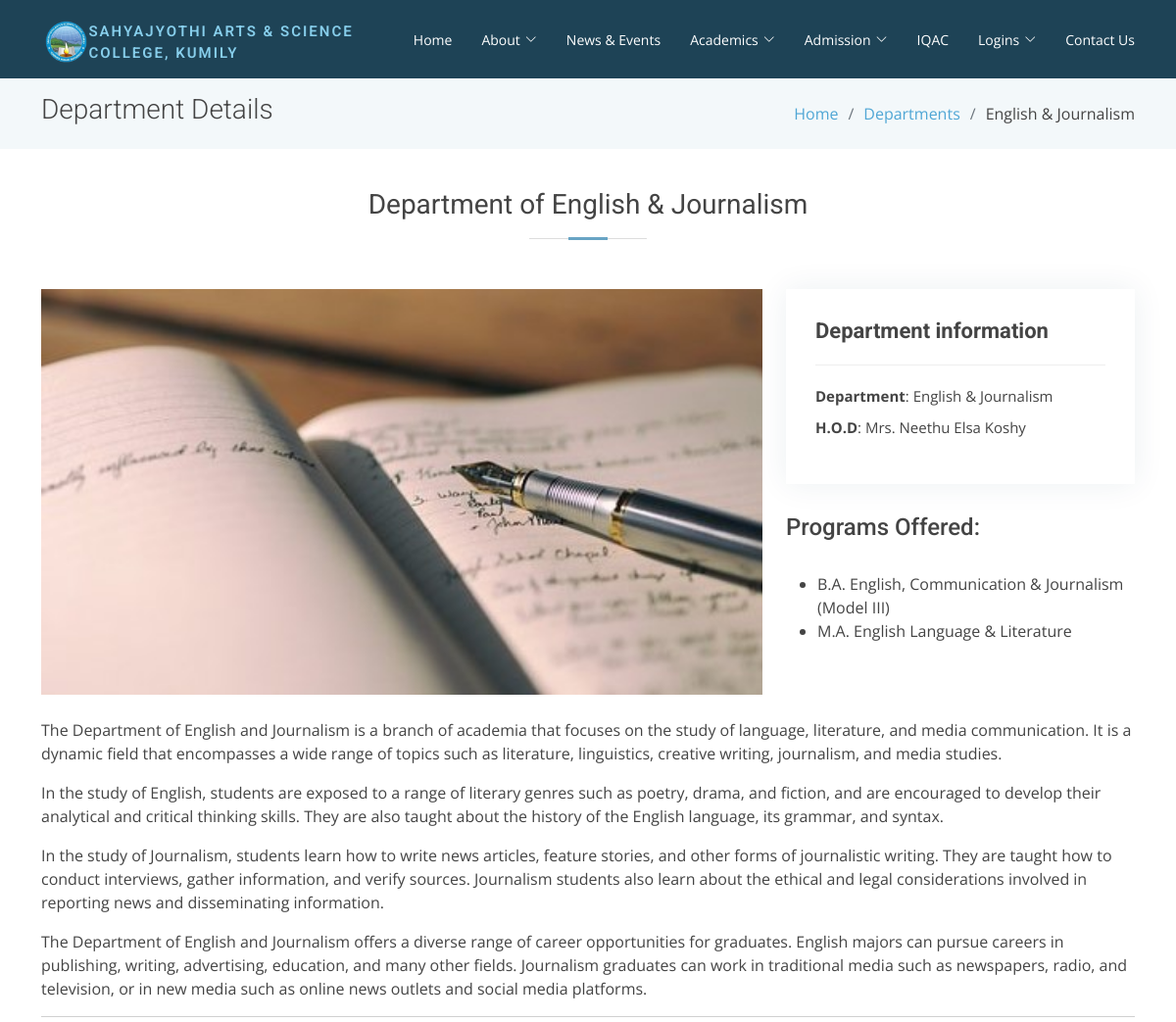
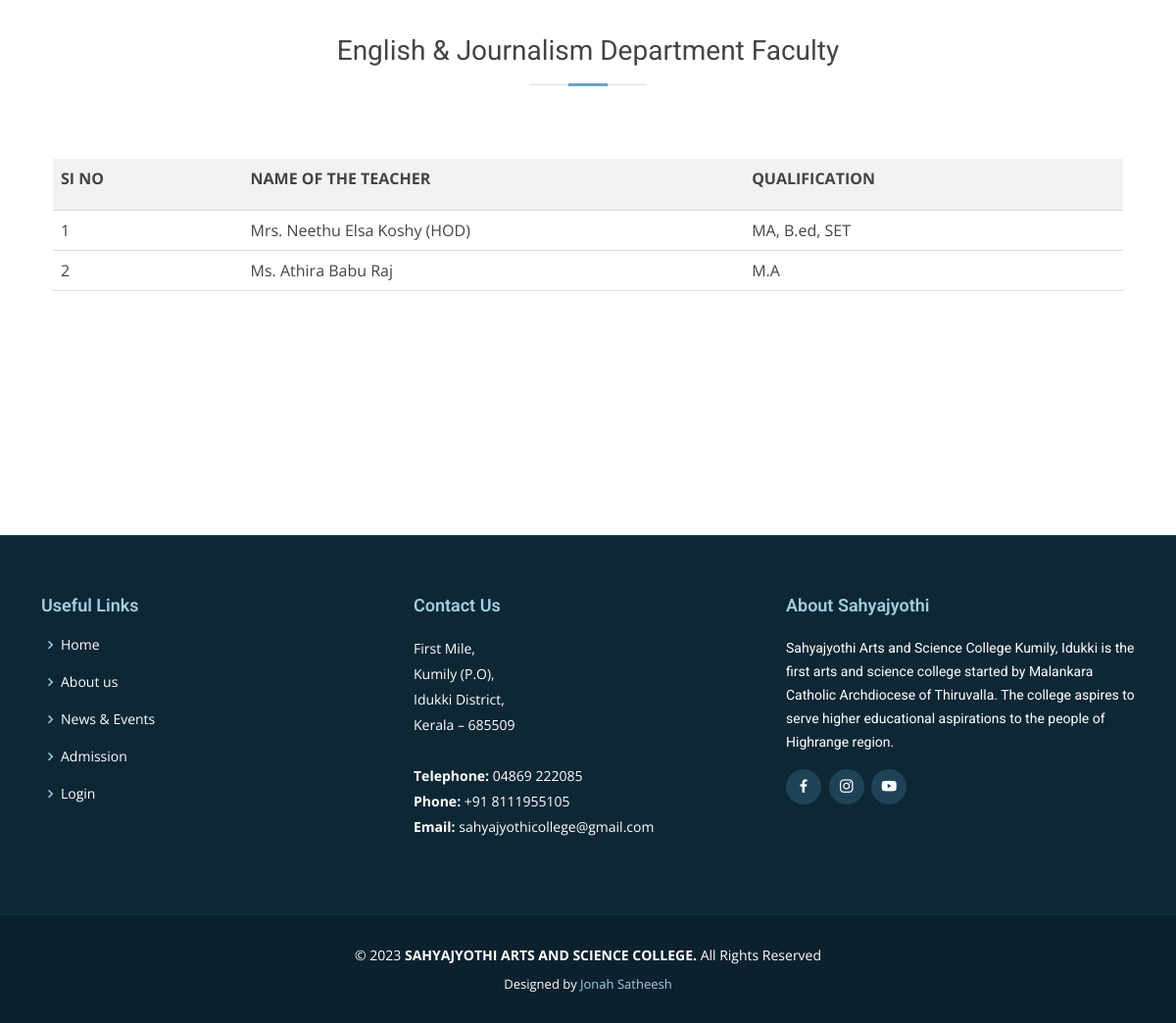
The page /dept-english on the database its author committed (2 pictures, top to bottom).
### website/models.py (models this page shows)
class Teaching_Staff(db.Model):
    id = db.Column(db.Integer, primary_key=True)
    name = db.Column(db.String(50))
    qualification = db.Column(db.String(100))
    academic_rank = db.Column(db.String(50))
    department = db.Column(db.String(50))
    phone = db.Column(db.String(20), unique=True)

### website/views.py (the view)
@views.route('/dept-english')
def english():
    teaching_staff = Teaching_Staff.query.filter_by(department='English & Journalism').all()
    return render_template("dept-english.html", teaching_staff=teaching_staff)

### website/templates/dept-english.html (shortened to what this page needs)
{% extends "about.html" %}
{% block main %}
<main id="main">
    <section class="breadcrumbs">
      <div class="container">
        <div class="d-flex justify-content-between align-items-center">
          <h2>Department Details</h2>
          <ol>
            <li><a href="/index">Home</a></li>
            <li><a href="/departments">Departments</a></li>
            <li>English & Journalism</li>
          </ol>
        </div>
      </div>
    </section>
    <section id="portfolio-details" class="portfolio-details">
        <div class="container">
            <div class="section-title">
            <h2>Department of English & Journalism</h2>
          </div>
          <div class="row gy-4">
            <div class="col-lg-8">
              <div class="portfolio-details-slider swiper">
                  <div class="swiper-wrapper align-items-center">
                      <div class="swiper-slide">
                          <img src="static/img/department/english.jpg" alt="">
                      </div>
                  </div>
              </div>
            </div>
            <div class="col-lg-4">
              <div class="portfolio-info">
                <h3>Department information</h3>
                <ul>
                  <li><strong>Department</strong>: English & Journalism</li>
                  <li><strong>H.O.D</strong>: Mrs. Neethu Elsa Koshy</li>
                </ul>
              </div>
              <div class="portfolio-description">
                  <h4>Programs Offered:</h4><br>
                  <ul style="list-style-type:disc">
                      <li>B.A. English, Communication & Journalism (Model III)</li>
                      <li>M.A. English Language & Literature</li>
                  </ul>
              </div>
            </div>
          </div><br>
          <p>The Department of English and Journalism is a branch of academia that focuses on the study of language, literature, and media communication. It is a dynamic field that encompasses a wide range of topics such as literature, linguistics, creative writing, journalism, and media studies.</p>
          <p>In the study of English, students are exposed to a range of literary genres such as poetry, drama, and fiction, and are encouraged to develop their analytical and critical thinking skills. They are also taught about the history of the English language, its grammar, and syntax.</p>
          <p>In the study of Journalism, students learn how to write news articles, feature stories, and other forms of journalistic writing. They are taught how to conduct interviews, gather information, and verify sources. Journalism students also learn about the ethical and legal considerations involved in reporting news and disseminating information.</p>
          <p>The Department of English and Journalism offers a diverse range of career opportunities for graduates. English majors can pursue careers in publishing, writing, advertising, education, and many other fields. Journalism graduates can work in traditional media such as newspapers, radio, and television, or in new media such as online news outlets and social media platforms.</p>
          <hr><br>
          <div class="section-title">
            <h2>English & Journalism Department Faculty</h2>
          </div>
          <div class="container"><br>
            <div class="table-container">
              <table>
                <tr>
                    <th style="padding-right: 100px; padding-bottom: 20px;">SI NO</th>
                    <th style="padding-right: 210px; padding-bottom: 20px;">NAME OF THE TEACHER</th>
                    <th style="padding-right: 170px; padding-bottom: 20px;">QUALIFICATION</th>
                </tr>
                {% for x in teaching_staff %}
                <tr>
                    <td>{{ loop.index }}</td>
                    <td>{{ x.name }}</td>
                    <td>{{ x.qualification }}</td>
                </tr>
                {% endfor %}
              </table>
            </div><br>
          </div>
        </div>
      </section>
  </main>
{% endblock %}

### website/static/css/style.css (style rules this page uses)
body { font-family: "Open Sans", sans-serif; color: #444; }
a { color: #4fa6d5; text-decoration: none; }
h1, h2, h3, h4, h5, h6, .font-primary { font-family: "Roboto", sans-serif; }
#main { margin-top: 80px; }
section { padding: 60px 0; }
.section-title { text-align: center; padding-bottom: 30px; }
.section-title h2 { font-size: 28px; font-weight: 400; margin-bottom: 20px; padding-bottom: 20px; position: relative; }
.section-title h2::before { content: ""; position: absolute; display: block; width: 120px; height: 1px; background: #ddd; bottom: 1px; left: calc(50% - 60px); }
.section-title h2::after { content: ""; position: absolute; display: block; width: 40px; height: 3px; background: #68A4C4; bottom: 0; left: calc(50% - 20px); }
.breadcrumbs { padding: 15px 0; background-color: #f3f8fa; min-height: 40px; }
.breadcrumbs h2 { font-size: 28px; font-weight: 300; }
.breadcrumbs ol { display: flex; flex-wrap: wrap; list-style: none; padding: 0; margin: 0; }
.breadcrumbs ol li+li { padding-left: 10px; }
.breadcrumbs ol li+li::before { display: inline-block; padding-right: 10px; color: #6c757d; content: "/"; }
.portfolio-details { padding-top: 40px; }
.portfolio-details .portfolio-details-slider img { width: 100%; }
.portfolio-details .portfolio-info { padding: 30px; box-shadow: 0px 0 30px rgba(30, 67, 86, 0.08); }
.portfolio-details .portfolio-info h3 { font-size: 22px; font-weight: 700; margin-bottom: 20px; padding-bottom: 20px; border-bottom: 1px solid #eee; }
.portfolio-details .portfolio-info ul { list-style: none; padding: 0; font-size: 15px; }
.portfolio-details .portfolio-info ul li+li { margin-top: 10px; }
.portfolio-details .portfolio-description { padding-top: 30px; }

### website/templates/about.html (style rules this page uses)
.table-container { height: 300px; overflow: auto; }
table { border-collapse: collapse; width: 100%; }
th { position: sticky; top: 0; background-color: #f2f2f2; }
th, td { padding: 8px; text-align: left; border-bottom: 1px solid #ddd; }
td { max-width: 100px; overflow: hidden; text-overflow: ellipsis; white-space: nowrap; }

### rows shown on the page
Teaching_Staff: name "Mrs. Neethu Elsa Koshy (HOD)", qualification "MA, B.ed, SET"
Teaching_Staff: name "Ms. Athira Babu Raj", qualification "M.A"
